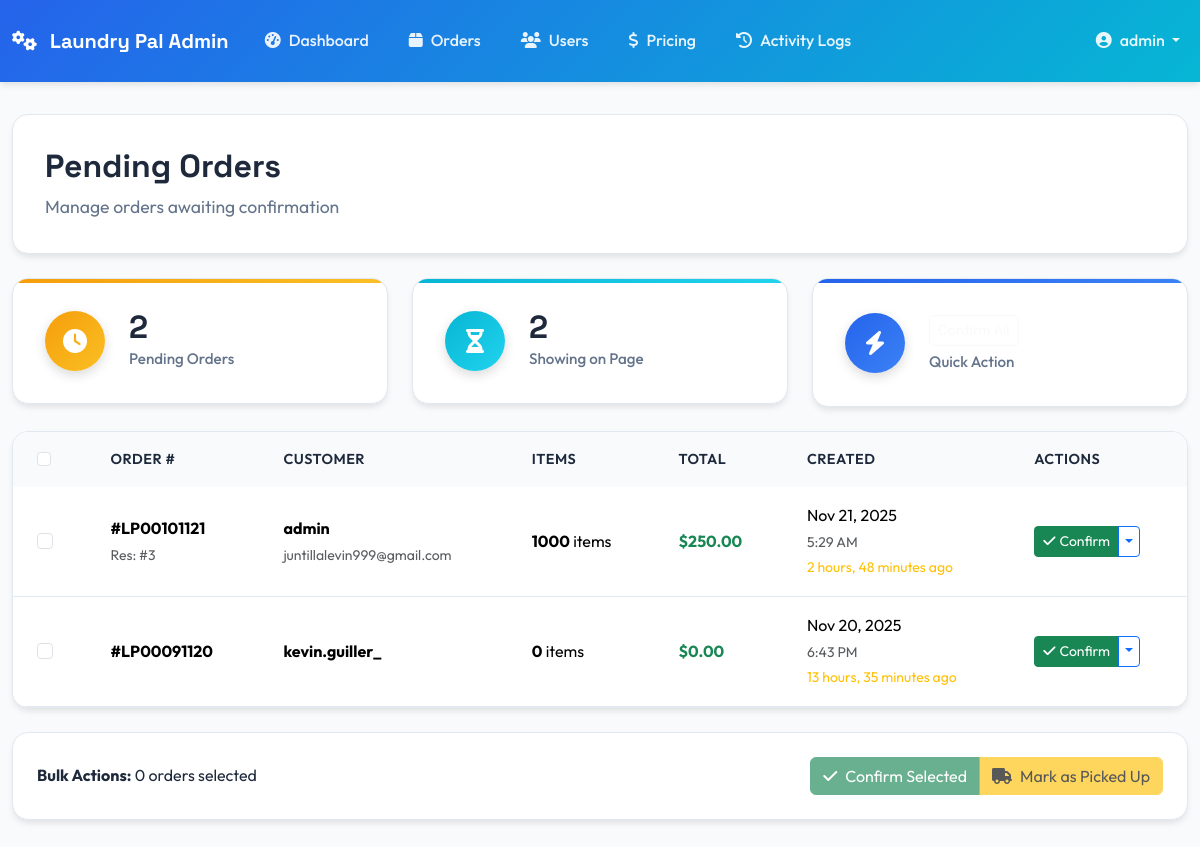
Page /admin-panel/orders/pending/ (signed in) on the earlier database version.
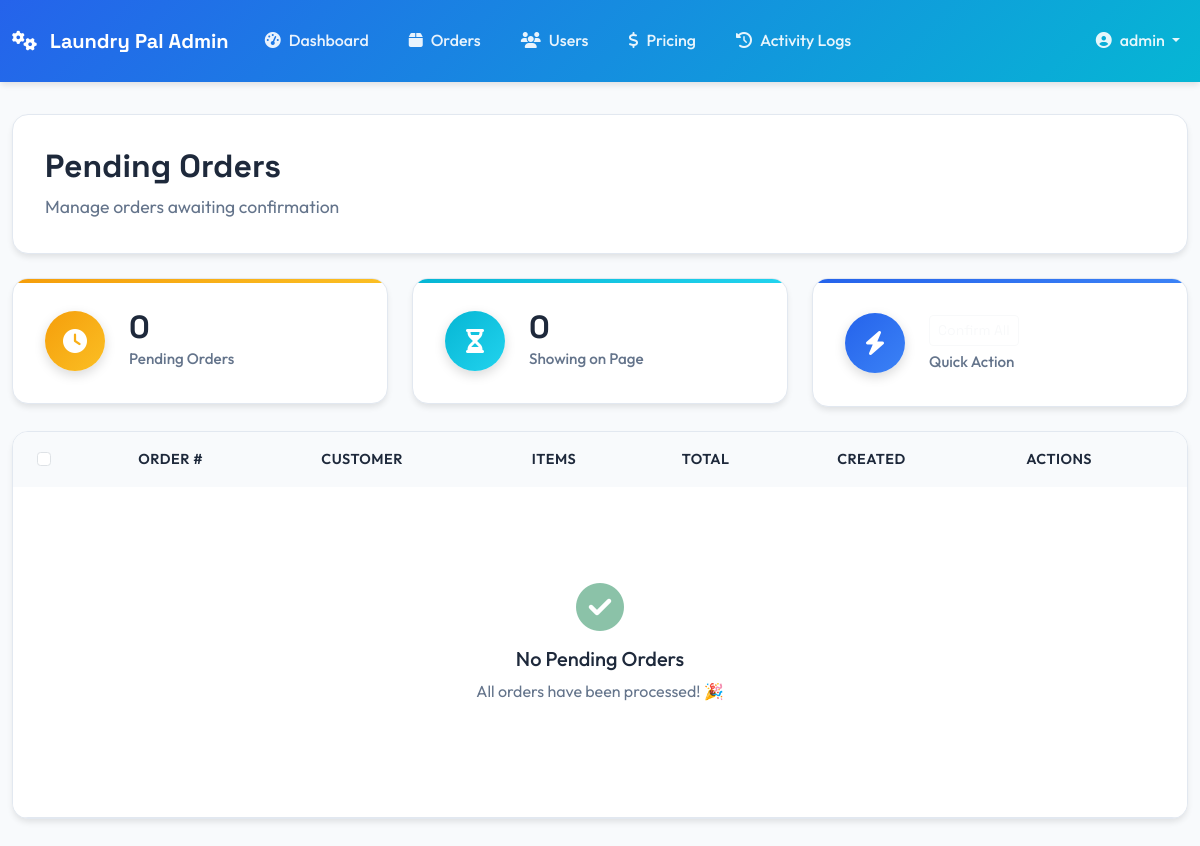
Same page on the later database version.
### orders/models.py (models this page shows, shortened)
class Order(models.Model):
	class Status(models.TextChoices):
		PENDING = 'pending', 'Pending'
		CONFIRMED = 'confirmed', 'Confirmed'
		PICKED_UP = 'picked_up', 'Picked Up'
		WASHING = 'washing', 'Washing'
		DRYING = 'drying', 'Drying'
		FOLDING = 'folding', 'Folding'
		READY = 'ready', 'Ready for Delivery'
		OUT_FOR_DELIVERY = 'out_for_delivery', 'Out for Delivery'
		DELIVERED = 'delivered', 'Delivered'
	user = models.ForeignKey(settings.AUTH_USER_MODEL, on_delete=models.CASCADE, related_name='orders')
	reservation = models.ForeignKey('reservations.Reservation', on_delete=models.SET_NULL, null=True, blank=True, related_name='orders')
	order_number = models.CharField(max_length=20, unique=True, blank=True)
	status = models.CharField(max_length=20, choices=Status.choices, default=Status.PENDING)
	total_items = models.PositiveIntegerField(default=0)
	total_cost = models.DecimalField(max_digits=10, decimal_places=2, default=Decimal('0.00'))
	special_instructions = models.TextField(blank=True)
	estimated_completion = models.DateTimeField(null=True, blank=True)
	created_at = models.DateTimeField(auto_now_add=True)
	updated_at = models.DateTimeField(auto_now=True)
	class Meta:
		ordering = ['-created_at']

### reservations/models.py (models this page shows, shortened)
class Reservation(models.Model):
	class Status(models.TextChoices):
		PENDING = 'pending', 'Pending'
		CONFIRMED = 'confirmed', 'Confirmed'
		IN_PROGRESS = 'in_progress', 'In Progress'
		COMPLETED = 'completed', 'Completed'
		CANCELLED = 'cancelled', 'Cancelled'
	class Priority(models.TextChoices):
		STANDARD = 'standard', 'Standard'
		EXPRESS = 'express', 'Express (24h)'
		RUSH = 'rush', 'Rush (Same Day)'
	user = models.ForeignKey(settings.AUTH_USER_MODEL, on_delete=models.CASCADE, related_name='reservations')
	service_type = models.ForeignKey(ServiceType, on_delete=models.CASCADE, null=True, blank=True)
	pickup_datetime = models.DateTimeField()
	delivery_datetime = models.DateTimeField()
	address = models.CharField(max_length=255)
	phone_number = models.CharField(max_length=20, blank=True)
	notes = models.TextField(blank=True)
	priority = models.CharField(max_length=20, choices=Priority.choices, default=Priority.STANDARD)
	status = models.CharField(max_length=20, choices=Status.choices, default=Status.PENDING)
	estimated_cost = models.DecimalField(max_digits=10, decimal_places=2, null=True, blank=True)
	final_cost = models.DecimalField(max_digits=10, decimal_places=2, null=True, blank=True)
	created_at = models.DateTimeField(auto_now_add=True)
	updated_at = models.DateTimeField(auto_now=True)
	class Meta:
		ordering = ['-created_at']

### admin_panel/views.py (the view)
# urls.py: path('orders/pending/', views.pending_orders_view, name='pending_orders'),
@login_required
@user_passes_test(is_admin_user)
def pending_orders_view(request):
    pending_orders = Order.objects.filter(status='pending').select_related('user', 'reservation').prefetch_related('items').order_by('-created_at')
    paginator = Paginator(pending_orders, 20)
    page_number = request.GET.get('page')
    page_obj = paginator.get_page(page_number)
    context = {
        'page_obj': page_obj,
        'pending_count': pending_orders.count(),
        'page_title': 'Pending Orders',
    }
    return render(request, 'admin_panel/pending_orders.html', context)

### admin_panel/views.py (called while the page is built)
def is_admin_user(user):
    return user.is_authenticated and (user.is_staff or user.is_superuser)

### admin_panel/templates/admin_panel/pending_orders.html (shortened to what the changed rows need)
{% extends 'admin_panel/base_admin.html' %}
{% block page_title %}Pending Orders{% endblock %}
{% block content %}
<div class="row g-4 mb-4">
    <div class="col-md-4">
        <div class="admin-stat-card stat-warning">
            <div class="stat-content">
                <h3 class="stat-number">{{ pending_count }}</h3>
                <p class="stat-label">Pending Orders</p>
            </div>
        </div>
    </div>
    <div class="col-md-4">
        <div class="admin-stat-card stat-info">
            <div class="stat-content">
                <h3 class="stat-number">
                    {% if pending_count > 0 %}
                        {{ page_obj|length }}
                    {% else %}
                        0
                    {% endif %}
                </h3>
                <p class="stat-label">Showing on Page</p>
            </div>
        </div>
    </div>
</div>
<div class="admin-table">
    <table class="table">
        <thead>
            <tr>
                <th>
                    <input type="checkbox" id="selectAll" class="form-check-input">
                </th>
                <th>Order #</th>
                <th>Customer</th>
                <th>Items</th>
                <th>Total</th>
                <th>Created</th>
                <th>Actions</th>
            </tr>
        </thead>
        <tbody>
            {% for order in page_obj %}
                <tr id="order-row-{{ order.id }}">
                    <td>
                        <input type="checkbox" class="form-check-input order-checkbox" value="{{ order.id }}">
                    </td>
                    <td>
                        <div class="order-info">
                            <strong>#{{ order.order_number }}</strong>
                            {% if order.reservation %}
                                <br><small class="text-muted">Res: #{{ order.reservation.id }}</small>
                            {% endif %}
                        </div>
                    </td>
                    <td>
                        <div class="customer-info-compact">
                            <div class="customer-name">
                                <strong>{{ order.user.first_name|default:order.user.username }}</strong>
                            </div>
                            <small class="text-muted">{{ order.user.email }}</small>
                        </div>
                    </td>
                    <td>
                        <div class="items-info">
                            <strong>{{ order.total_items }}</strong> items
                        </div>
                    </td>
                    <td>
                        <strong class="text-success">${{ order.total_cost|floatformat:2 }}</strong>
                    </td>
                    <td>
                        <div class="date-info">
                            {{ order.created_at|date:"M d, Y" }}
                            <br><small class="text-muted">{{ order.created_at|time:"g:i A" }}</small>
                            <br><small class="text-warning">{{ order.created_at|timesince }} ago</small>
                        </div>
                    </td>
                    <td>
                        <div class="btn-group">
                            <button type="button" class="btn btn-sm btn-success confirm-order-btn"
                                    data-order-id="{{ order.id }}"
                                    data-order-number="{{ order.order_number }}">
                                <i class="fas fa-check me-1"></i>Confirm
                            </button>
                            <button type="button" class="btn btn-sm btn-outline-primary dropdown-toggle dropdown-toggle-split"
                                    data-bs-toggle="dropdown">
                            </button>
                        </div>
                    </td>
                </tr>
            {% empty %}
                <tr>
                    <td colspan="7" class="text-center py-5">
                        <div class="admin-empty-state">
                            <i class="fas fa-check-circle text-success"></i>
                            <h5>No Pending Orders</h5>
                            <p>All orders have been processed! 🎉</p>
                        </div>
                    </td>
                </tr>
            {% endfor %}
        </tbody>
    </table>
</div>
{% if page_obj %}
<div class="admin-card mt-4">
    <div class="admin-card-body">
        <div class="d-flex justify-content-between align-items-center">
            <div>
                <strong>Bulk Actions:</strong>
                <span id="selected-count">0</span> orders selected
            </div>
            <div class="btn-group">
                <button type="button" class="btn btn-success" id="bulk-confirm-btn" disabled>
                    <i class="fas fa-check me-2"></i>Confirm Selected
                </button>
                <button type="button" class="btn btn-warning" id="bulk-pickup-btn" disabled>
                    <i class="fas fa-truck me-2"></i>Mark as Picked Up
                </button>
            </div>
        </div>
    </div>
</div>
{% endif %}
{% endblock %}

Differences in the rows shown:
removed Order: order_number "LP00101121", reservation.id "3", user.first_name "admin", user.email "juntillalevin999@gmail.com", total_items "1000", total_cost "250.00", created_at "Nov 21, 2025", created_at "5:29 AM", created_at "2 hours, 48 minutes"
removed Order: order_number "LP00091120", user.first_name "kevin.guiller_", total_items "0", total_cost "0.00", created_at "Nov 20, 2025", created_at "6:43 PM", created_at "13 hours, 35 minutes"
Other differences:
{{ pending_count }}: "2" → "0"
{{ page_obj|length }}: "2" → (not shown)
text no longer shown: "Bulk Actions: orders selected Confirm Selected Mark as Picked Up"
text now shown: "No Pending Orders All orders have been processed! 🎉"
